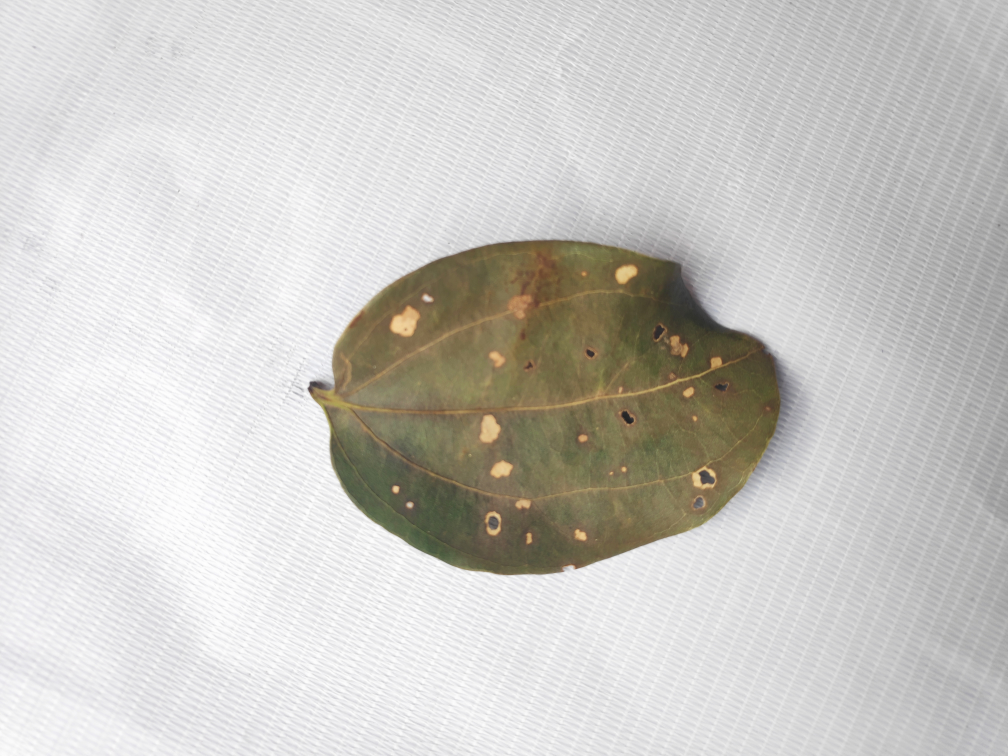
#> input picture raw_leaf_data/dried_diseased/IMG_20190214_151712.jpg, 4032 x 3024 px, found by its file name (shown at 1/4 size); its folder holds only this picture in this run
$ jupyter execute --allow-errors try.ipynb   (shell and % lines are left out)
#> lines starting #> are read from the running program, lines starting #| are printed output that depends on the picture; after the words box and inside, x2 and y2 are one past the last pixel; in counts of white or black regions, pixels touching at a corner belong together
[cell 1]
import os
import cv2
import matplotlib.pyplot as plt
import matplotlib.image as mpimg
import numpy as np

[cell 2]
# global variable
image_path = "raw_leaf_data/"

[cell 3]
def loadImages(path):
    '''
    load image folder into arrays and then return the same array
    '''
    image_files = []

    for fold in os.listdir(path):
        image_files = (image_files +
                       sorted([os.path.join(path, fold, file)
                              for file in os.listdir(
                                  os.path.join(path, fold))]))

    return image_files

[cell 4]
all_images_files = loadImages(image_path)

### Utility functions

#### Display

[cell 5]
def display_one(a, title1='Original'):
    '''
    display one image
    '''
    plt.imshow(a)
    plt.title(title1)
    plt.xticks([]), plt.yticks
    plt.show()

def display(a, b, title1='Original', title2='Edited'):
    '''
    display two images in subplots
    '''
    plt.subplot(121), plt.imshow(a), plt.title(title1)
    plt.xticks([]), plt.yticks([])

    plt.subplot(122), plt.imshow(b), plt.title(title2)
    plt.xticks([]), plt.yticks([])

    plt.show()

#### Preprocessing

[cell 6]
def resizing_image(data, h=220, w=220, use_original_size=True, show=True):
    '''
    resizing image size.
    --------------------------
    data: image file path
    h: height
    w: width
    use_original_size: Use original image size
    show: plot the image
    '''
#> called with h = 220, w = 220, use_original_size = True, show = True
    # loading image
    # getting 3 images to work with
    img  = cv2.imread(data, cv2.IMREAD_UNCHANGED)
#> img is the input picture: shape (3024, 4032, 3); mean B, G, R 197, 201.2, 203

    print("Original size:", img.shape)
#| Original size: (3024, 4032, 3)

    # -----------------------------------
    # setting dim of the resize
    if use_original_size:
        height = img.shape[0]
#> height = 3024
        width = img.shape[1]
#> width = 4032
    else:
        height = h
        width = w
    dim = (width, height)
#> dim = (4032, 3024)

    res_img = cv2.resize(img, dim, interpolation=cv2.INTER_LINEAR)

    # Checking the size
    print("Resized:", res_img.shape)
#| Resized: (3024, 4032, 3)

    # viz the images in the array
    original = res_img
    if show:
        display_one(original)

    return res_img

[cell 7]
resizing_image(all_images_files[0])

[cell 8]
def image_shape_distribution(image_file_paths=all_images_files, verbose=True):
    # loading files
    print('loading files...')
    image_sizes = []
    for i in image_file_paths:
        timg = cv2.imread(i, cv2.IMREAD_UNCHANGED).shape
        image_sizes.append(timg)
        if verbose:
            print('loaded'+ i)

    print("printing scatter plot")
    plt.scatter(x=image_sizes[0], y=image_sizes[1])
    plt.show()
    return image_sizes

[cell 9]
# (takes a few minutes to load)
#image_size_list = image_shape_distribution(verbose=False)

[cell 10]
res_img = resizing_image(all_images_files[0])
#| Original size: (3024, 4032, 3)
#| Resized: (3024, 4032, 3)

[cell 11]
# removing noise using Gaussian smoothing
no_noise=[]

plt.figure(figsize=(20, 10))
blur = cv2.GaussianBlur(res_img, (5,5), 0)
display(res_img, blur)
#> in display, `plt.show()`:
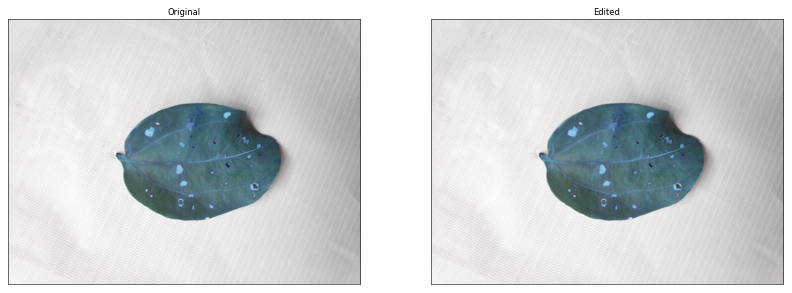
#> figure drawn by matplotlib, 2 panels; B, G, R data is drawn as R, G, B

[cell 12]
# segmentation
gray = cv2.cvtColor(res_img, cv2.COLOR_RGB2GRAY)
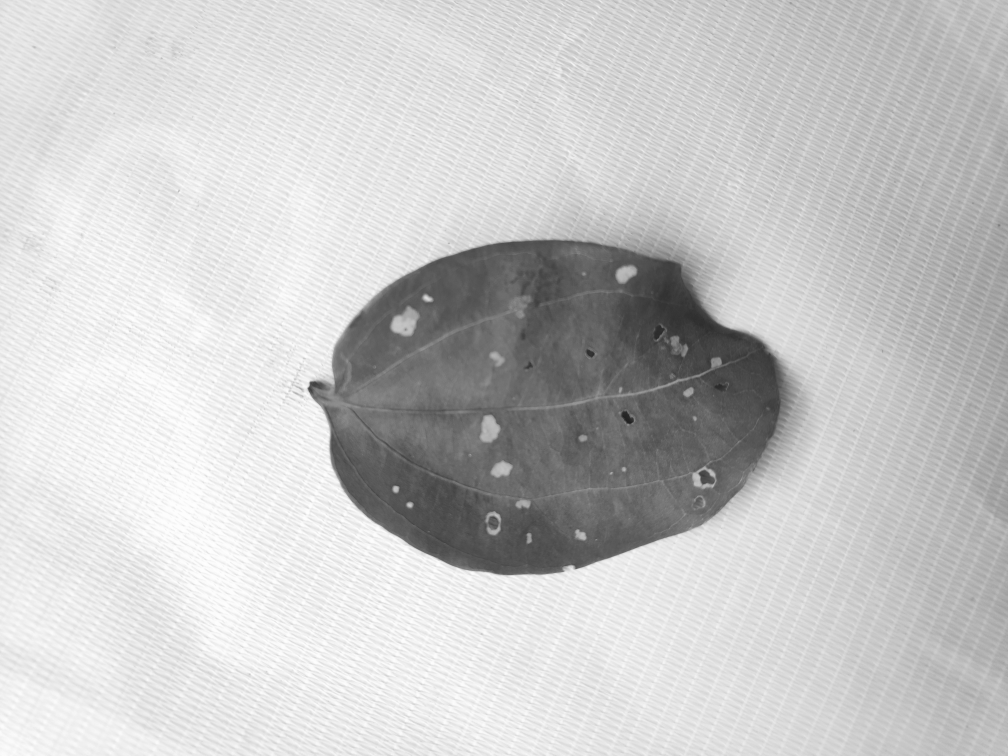
#> gray: shape (3024, 4032) (shown at 1/4 size); min 27, max 255, mean 200.3
ret, thresh = cv2.threshold(gray, 0, 255,
                            cv2.THRESH_BINARY_INV + cv2.THRESH_OTSU)
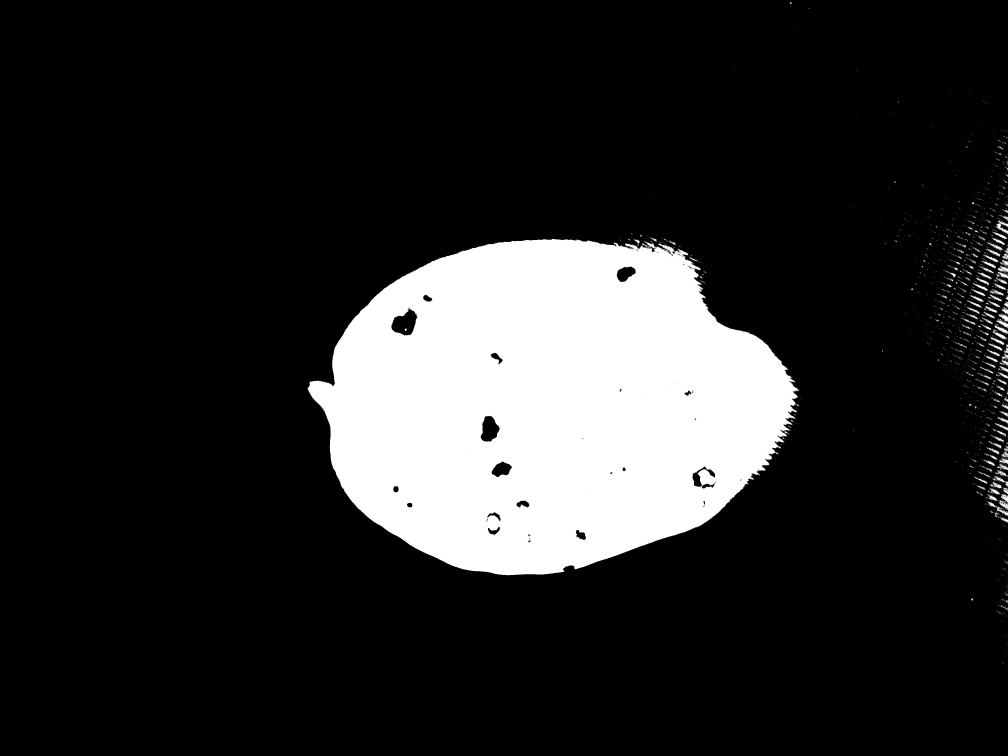
#> thresh: shape (3024, 4032) (shown at 1/4 size); 16% white; 3473 white regions (3260 under 20 px), largest, box (x1, y1, x2, y2) and area: (1231, 954, 3197, 2301) 1904069, (3986, 1255, 4032, 1313) 1082, (3985, 883, 4032, 937) 917
#> ret = 159
plt.figure(figsize=(29, 10))
# Displaying segmented images
display(res_img, thresh)
#> call 2 of display, with title1 = 'Original', title2 = 'Edited'
#> in display (call 2), `plt.show()`:
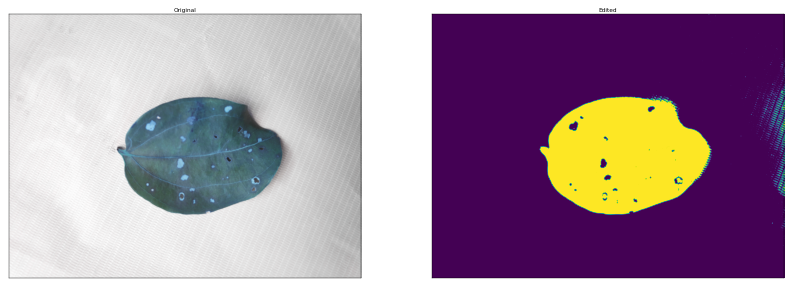
#> figure drawn by matplotlib, 2 panels; B, G, R data is drawn as R, G, B

[cell 13]
# further noise removal
kernel = np.ones((3,3), np.uint8)
opening = cv2.morphologyEx(thresh, cv2.MORPH_OPEN, kernel, iterations=2)
#> opening: shape (3024, 4032); 15.7% white; 121 white regions (1 under 20 px), largest, box (x1, y1, x2, y2) and area: (1231, 956, 3189, 2301) 1898715, (2650, 981, 2695, 1015) 552, (3990, 1283, 4032, 1307) 414

# sure background area
sure_bg = cv2.dilate(opening, kernel, iterations=3)
#> sure_bg: shape (3024, 4032); 16.1% white; 95 white regions, largest, box (x1, y1, x2, y2) and area: (1228, 953, 3192, 2304) 1934174, (3977, 1302, 4032, 1334) 889, (3980, 1329, 4025, 1358) 799

# finding sure foreground area
dist_transform = cv2.distanceTransform(opening, cv2.DIST_L2, 5)
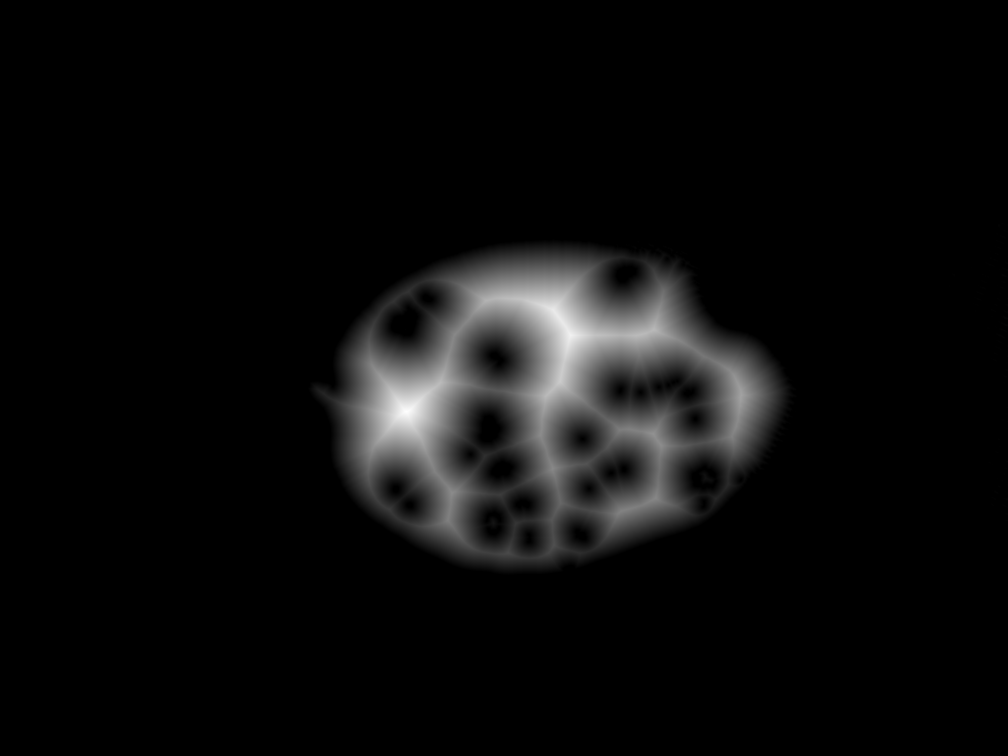
#> dist_transform: shape (3024, 4032) float32 (shown at 1/4 size); min 0, max 306, mean 14.6; drawn with min black and max white
ret, sure_fg = cv2.threshold(dist_transform, 3,
                         255, 0)
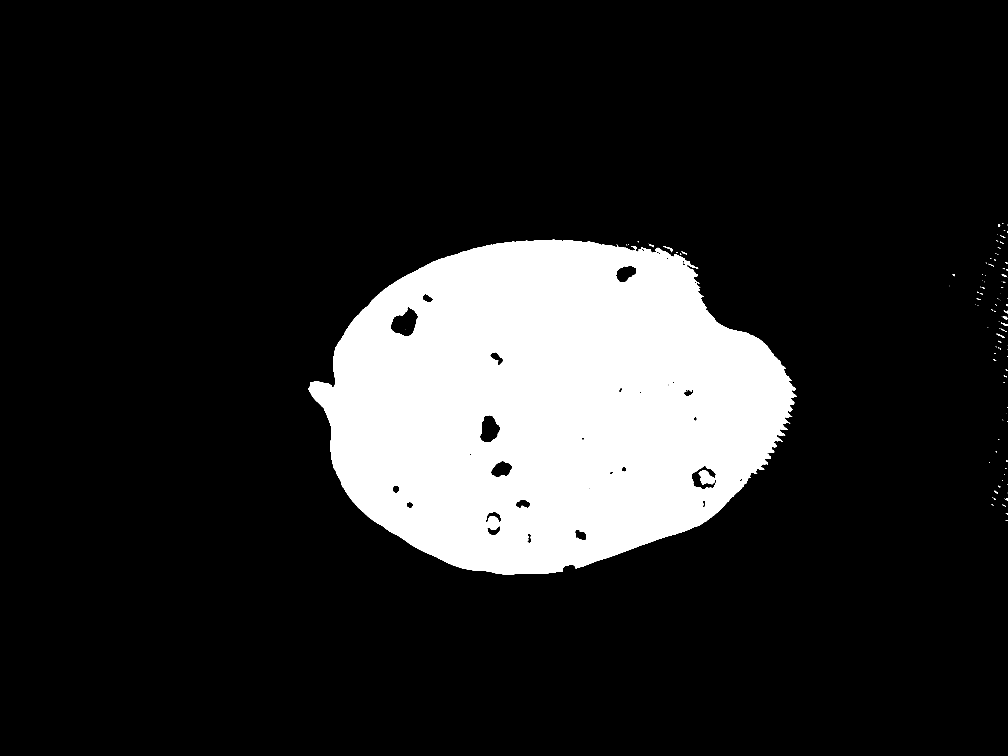
#> sure_fg: shape (3024, 4032) float32 (shown at 1/4 size); 15.4% white; 118 white regions (87 under 20 px), largest, box (x1, y1, x2, y2) and area: (1234, 959, 3186, 2298) 1870623, (4011, 1264, 4032, 1278) 152, (2669, 989, 2692, 1009) 146

# displaying segmented back ground
plt.figure(figsize=(20, 10))
display(res_img, sure_fg, title2='Segmented')

[cell 14]
# converting into mask type: uint8
mask = cv2.inRange(sure_fg, 255, 255)
#> mask: shape (3024, 4032); 15.4% white; 118 white regions (87 under 20 px)

# finding contours
contours, hierarchy = cv2.findContours(mask.copy(),
cv2.RETR_LIST, cv2.CHAIN_APPROX_SIMPLE)[-2:]
#> contours = 151 contours, 101 with area under 20; largest, box (x1, y1, x2, y2) and area: (1234, 959, 3186, 2298) 1905990, (1562, 1225, 1674, 1346) 8371, (1918, 1659, 2003, 1770) 6450, (2766, 1862, 2868, 1958) 4571, (1963, 1842, 2052, 1912) 3964

[cell 15]
# biggest contour
biggest_contour = max(contours, key=cv2.contourArea)
#> biggest_contour = contour of 3457 points, box (x1, y1, x2, y2) (1234, 959, 3186, 2298), area 1905990

[cell 16]
# find center of contour and draw a rectange

(x, y, w, h) = cv2.boundingRect(biggest_contour)
#> x = 1234; y = 959; w = 1952; h = 1339
box = [x,y, x+w,y+h]
#> box = [1234, 959, 3186, 2298]

box = np.asarray(box)
print(box)
#| [1234  959 3186 2298]
# need an extra "min/max" for contours outside the frame
left = box[0]
#> left = 1234
top = box[1]
#> top = 959
right = box[2]
#> right = 3186
bottom = box[3]
#> bottom = 2298
res_img = np.array(res_img[:,::-1])
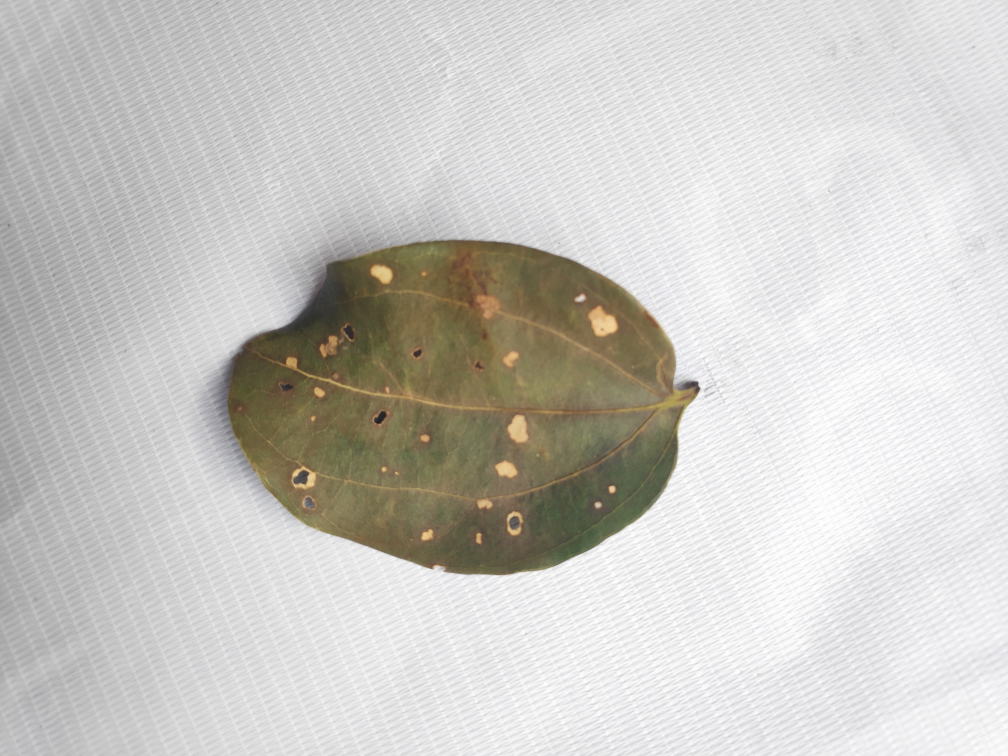
#> res_img: shape (3024, 4032, 3) (shown at 1/4 size); mean B, G, R 197, 201.2, 203
res = cv2.rectangle(res_img, (left,top), (right,bottom), (255, 100, 100), 2)
#> (the rest of this cell did not finish here and is left out)
